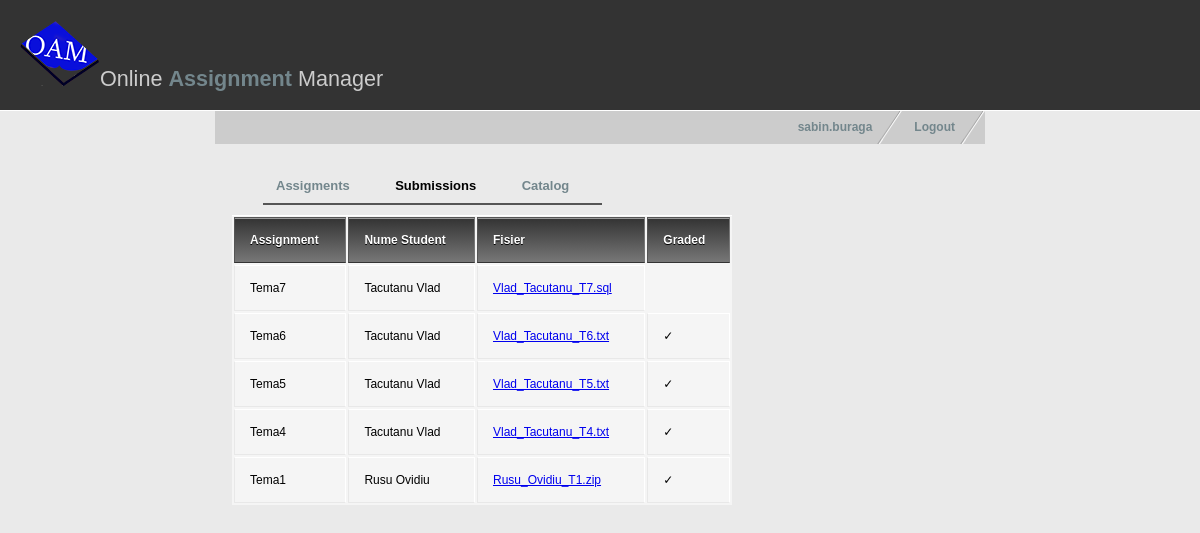
The page /profsubs.php (signed in) on the database its author committed.
### tables this page shows
CREATE TABLE Submission(
  IdSubmission INT(10) PRIMARY KEY,
  IdStudent INT(10) NOT NULL,
  IdAssignment INT(10) NOT NULL,
  Data DATE NOT NULL,
  Path VARCHAR(255),
  FOREIGN KEY(IdStudent) REFERENCES Student(IdStudent),
  FOREIGN KEY(IdAssignment) REFERENCES Assignment(IdAssignment)
  );

CREATE TABLE Assignment(
  IdAssignment INT(10) PRIMARY KEY,
  IdMaterie INT(10) NOT NULL,
  Titlu VARCHAR(30) NOT NULL,
  Descriere VARCHAR(255),
  AssignDate DATE NOT NULL,
  DueDate DATE NOT NULL,
  Punctaj DECIMAL(3) NOT NULL,
  Path VARCHAR(255),
  FOREIGN KEY(IdMaterie) REFERENCES Materie(IdMaterie)
  );

CREATE TABLE Student(
  IdStudent INT(10) PRIMARY KEY,
  Nume VARCHAR(30) NOT NULL,
  Prenume VARCHAR(30) NOT NULL,
  Email VARCHAR(50),
  Matricol VARCHAR(20),
  Semestru INT(1), 
  IdFacultate INT(10),
  IdAccount INT(10),  
  CHECK (Email LIKE '%@%.%'),
  FOREIGN KEY(IdFacultate) REFERENCES Facultate(IdFacultate),
  FOREIGN KEY(IdAccount) REFERENCES Account(IdAccount)
  );

### profsubs.php (the view, shortened to what this page needs)
<!DOCTYPE html>
<?php
  $username = $_SESSION['username'];
  $numemat=$_GET["name"];
?>
<html xmlns="http://www.w3.org/1999/xhtml" xml:lang="en" lang="en">
<head>
<link href="style.css" rel="stylesheet" type="text/css" />
</head>
<body>
<div id="header">
  <h1><img src="images/oamlogo3.png" alt="" />Online <span style="font-weight:bold; color:#73868C;">Assignment</span> Manager</h1>
</div>
<div id="container">
    <ul id="nav">
	  <li><a href="index.html">Logout</a></li>
      <li><a href="profindex.php"><?php echo $username ?></a></li>
    </ul>
  <div id="contentleft">
    <ul id="nav2">
      <li><a href="profesorcourse.php?name=<?php print $numemat?>">Assigments</a></li>
      <li><a href="#" style="color: #000;">Submissions</a></li>
      <li><a href="#">Catalog</a></li>
    </ul>
    <table style="width: 500px; margin-left: 5px;">
      <thead>
        <tr>
          <th>Assignment</th>
          <th>Nume Student</th>
          <th>Fisier</th>
          <th>Graded</th>
        </tr>
      </thead>
      <tbody>
	  <?php
		$result = mysql_query("SELECT student.Nume as nume, student.Prenume as prenume,
        assignment.Titlu as titlu, submission.Path as path, nota.Nota as nota
        FROM student join submission on student.IdStudent = submission.IdStudent
        JOIN assignment on submission.IdAssignment = assignment.IdAssignment
        LEFT JOIN nota on submission.IdSubmission = nota.IdSubmission
        WHERE submission.Data < assignment.DueDate
        ORDER BY submission.Data DESC;");
		while($line = mysql_fetch_array($result, MYSQL_ASSOC)) {
        $den = end(explode('/', $line["path"]));
	  echo '<tr>
        <td>',$line["titlu"],'</td>
        <td>',$line["nume"],' ',$line["prenume"],'</td>
        <td><a href="',$line["path"],'">',$den,'</a></td>';
    if(!is_null($line['nota']))
      echo '<td>',"&#10003;",'</td>';
    echo '</tr>';
      }
      ?>
      </tbody>
    </table>
  </div>
</div>
</body>
</html>

### style.css (style rules this page uses)
body { margin: 0; padding: 0; font: 75% tahoma, Verdana, Arial, sans-serif; line-height: 1.8em; background: #eaeaea url(images/bg.jpg) top left repeat-x; }
#header { background: #333; padding: 20px; border-bottom: 1px solid #fff; }
#header h1 { padding: 0; margin: 0; font-family: Georgia, sans-serif; font-weight: normal; font-size: 180%; color: #ccc; }
#container { width: 770px; margin: 0 auto; padding: 0; }
#nav { float: right; width: 100%; margin: 0; padding: 0px; list-style: none; background: #ccc; }
#nav li { float: right; margin: 0; padding: 0; }
#nav a { float:left; display: block; padding: 0.5em 2.5em 0.5em 1em; text-decoration: none; font-weight: bold; font-size: 100%; color: #73868c; background: #ccc url(images/nav_slant.gif) no-repeat top right; }
#nav2 { width: 100%; padding: 0; list-style: none; padding: 0 0 0 3em; }
#nav2 a { float: left; display: block; padding: 0.7em 2.5em 0.5em 1em; text-decoration: none; font-weight: bold; font-size: 100%; color: #73868c; border-bottom: 2px solid #555; margin-bottom:10px; font-size: 13px; }
#contentleft { float: left; margin-top: 10px; width: 450px; padding: 0 1em 1em 1em; }
table { background: #f5f5f5; border-collapse: separate; box-shadow: inset 0 1px 0 #fff; font-size: 12px; line-height: 24px; margin-left: 53px; text-align: left; width: 260px; }
th { background: linear-gradient(#333, #777); border-left: 1px solid #555; border-right: 1px solid #777; border-top: 1px solid #555; border-bottom: 1px solid #333; box-shadow: inset 0 1px 0 #999; color: #fff; font-weight: bold; padding: 10px 15px; position: relative; text-shadow: 0 1px 0 #000; }
td { border-right: 1px solid #fff; border-left: 1px solid #e8e8e8; border-top: 1px solid #fff; border-bottom: 1px solid #e8e8e8; padding: 10px 15px; position: relative; }
h1 { font-family: Georgia, serif; font-size: 180%; padding: 30px 0 10px 0; color: #73868c; }

### rows shown on the page
submission: IdAssignment.Titlu "Tema7", IdStudent.Nume "Tacutanu", IdStudent.Prenume "Vlad", Path "Vlad_Tacutanu_T7.sql"
student: assignment.Titlu "Tema6", Nume "Tacutanu", Prenume "Vlad", submission.Path "Vlad_Tacutanu_T6.txt", assignment.Titlu "Tema5", submission.Path "Vlad_Tacutanu_T5.txt", assignment.Titlu "Tema4", submission.Path "Vlad_Tacutanu_T4.txt"
student: assignment.Titlu "Tema1", Nume "Rusu", Prenume "Ovidiu", submission.Path "Rusu_Ovidiu_T1.zip"

### other values the page prints
$username "sabin.buraga"
